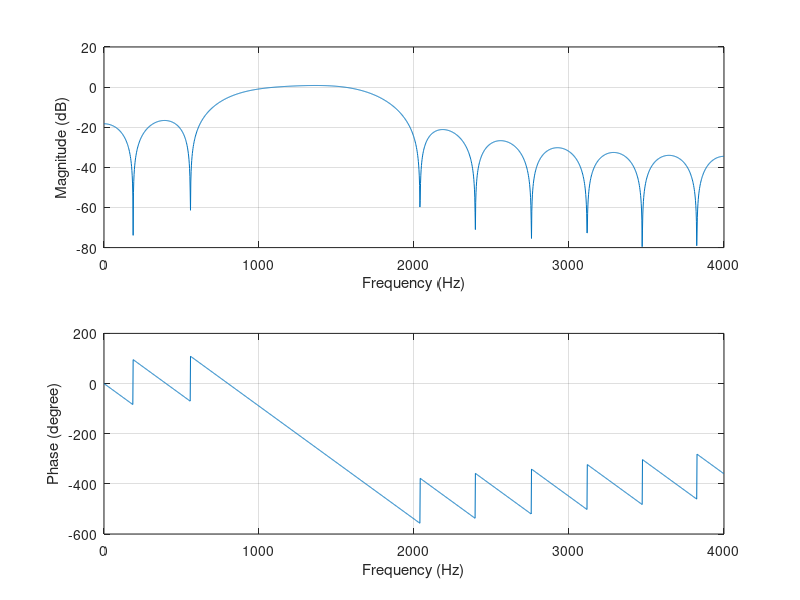

The MATLAB script that drew this image:
clear;
Ql = 800*2*pi/8000;
Qh = 1800*2*pi/8000;
N = 21;                      % Filter order, must be uneaven number
M =(N-1)/2
n = [1:1:M];
h = sin(Qh*n)./(pi*n)-sin(Ql*n)./(pi*n);
h0 = (Qh-Ql)/pi;

b = [h(M-n+1) h0 h(n)]

[hz w]= freqz([b],[1],2000);
w = w.*8000./(2*pi);        % The frequencies is returned to Hz
phi = 180*unwrap(angle(hz))/pi;
subplot(2,1,1),plot(w,20*log10(abs(hz)));grid;
xlabel('Frequency (Hz)');
ylabel('Magnitude (dB)');
subplot(2,1,2),plot(w,phi);grid;
xlabel('Frequency (Hz)');
ylabel('Phase (degree)');